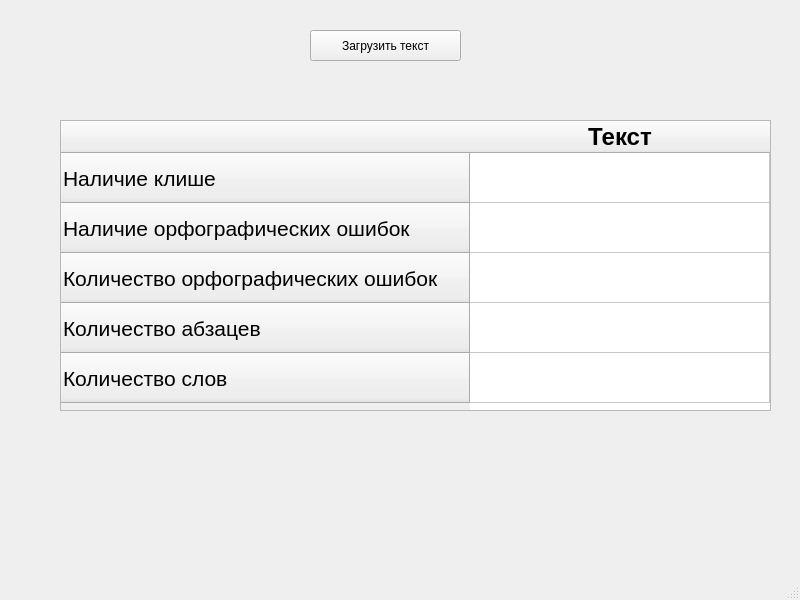
<?xml version="1.0" encoding="UTF-8"?>
<ui version="4.0">
 <class>MainWindow</class>
 <widget class="QMainWindow" name="MainWindow">
  <property name="geometry">
   <rect>
    <x>0</x>
    <y>0</y>
    <width>800</width>
    <height>600</height>
   </rect>
  </property>
  <property name="windowTitle">
   <string>MainWindow</string>
  </property>
  <widget class="QWidget" name="centralwidget">
   <widget class="QPushButton" name="text_btn">
    <property name="geometry">
     <rect>
      <x>310</x>
      <y>30</y>
      <width>151</width>
      <height>31</height>
     </rect>
    </property>
    <property name="text">
     <string>Загрузить текст</string>
    </property>
   </widget>
   <widget class="QTableWidget" name="tableWidget">
    <property name="geometry">
     <rect>
      <x>60</x>
      <y>120</y>
      <width>711</width>
      <height>291</height>
     </rect>
    </property>
    <property name="autoScroll">
     <bool>false</bool>
    </property>
    <property name="autoScrollMargin">
     <number>0</number>
    </property>
    <attribute name="horizontalHeaderDefaultSectionSize">
     <number>300</number>
    </attribute>
    <attribute name="horizontalHeaderMinimumSectionSize">
     <number>20</number>
    </attribute>
    <attribute name="horizontalHeaderShowSortIndicator" stdset="0">
     <bool>false</bool>
    </attribute>
    <attribute name="verticalHeaderDefaultSectionSize">
     <number>50</number>
    </attribute>
    <attribute name="verticalHeaderMinimumSectionSize">
     <number>30</number>
    </attribute>
    <row>
     <property name="text">
      <string>Наличие клише</string>
     </property>
     <property name="font">
      <font>
       <pointsize>16</pointsize>
      </font>
     </property>
    </row>
    <row>
     <property name="text">
      <string>Наличие орфографических ошибок</string>
     </property>
     <property name="font">
      <font>
       <pointsize>16</pointsize>
      </font>
     </property>
    </row>
    <row>
     <property name="text">
      <string>Количество орфографических ошибок</string>
     </property>
     <property name="font">
      <font>
       <pointsize>16</pointsize>
      </font>
     </property>
    </row>
    <row>
     <property name="text">
      <string>Количество абзацев</string>
     </property>
     <property name="font">
      <font>
       <pointsize>16</pointsize>
      </font>
     </property>
    </row>
    <row>
     <property name="text">
      <string>Количество слов</string>
     </property>
     <property name="font">
      <font>
       <pointsize>16</pointsize>
      </font>
     </property>
    </row>
    <column>
     <property name="text">
      <string>Текст</string>
     </property>
     <property name="font">
      <font>
       <pointsize>18</pointsize>
       <weight>75</weight>
       <bold>true</bold>
      </font>
     </property>
    </column>
   </widget>
  </widget>
  <widget class="QMenuBar" name="menubar">
   <property name="geometry">
    <rect>
     <x>0</x>
     <y>0</y>
     <width>800</width>
     <height>21</height>
    </rect>
   </property>
  </widget>
  <widget class="QStatusBar" name="statusbar"/>
 </widget>
 <resources/>
 <connections/>
</ui>
